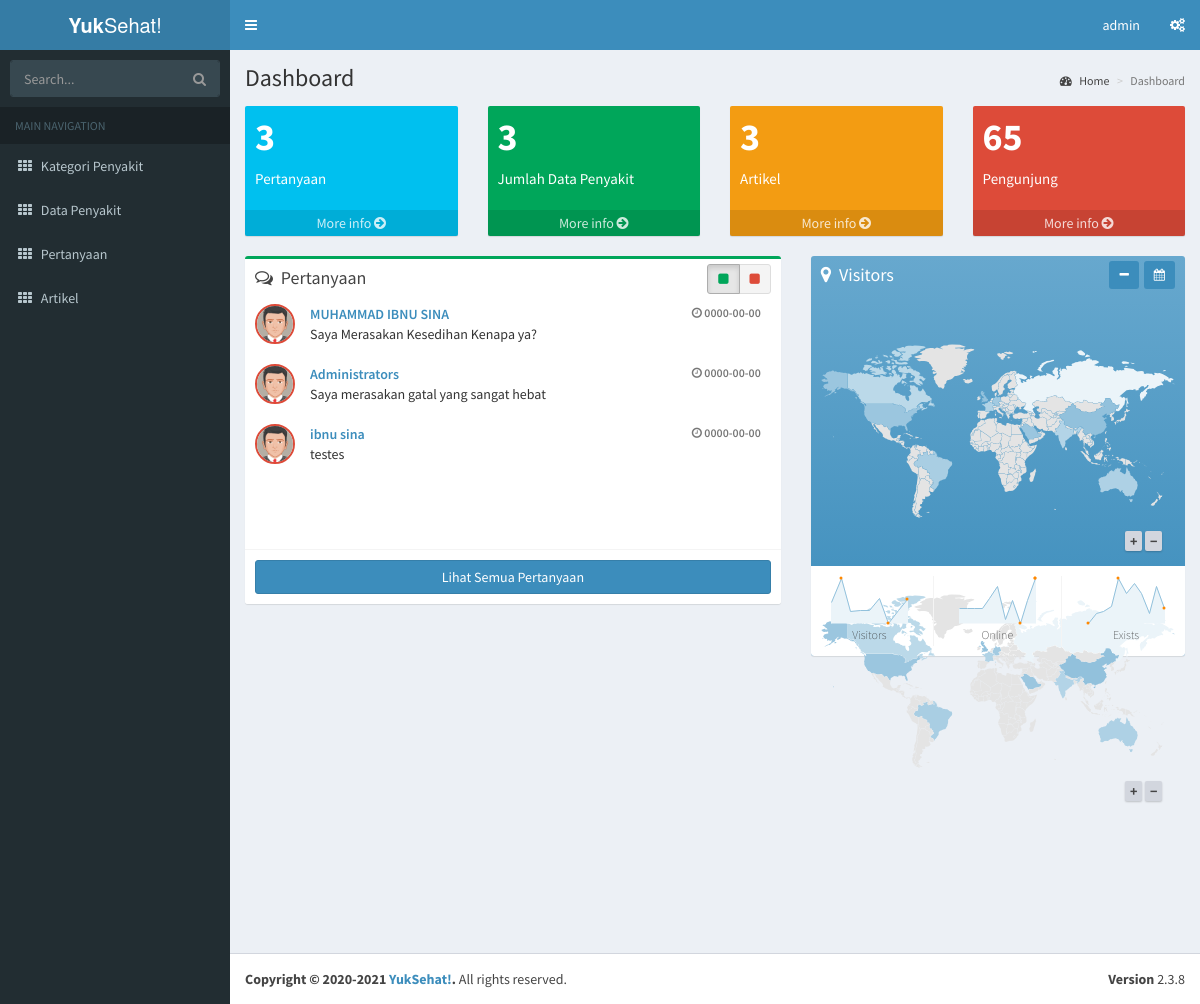
Screenshot of /cms/home/index.php (signed in) with the database file from the repository.
### tables this page shows
CREATE TABLE `pertanyaan` (
  `id` int(11) NOT NULL,
  `nama` varchar(255) NOT NULL,
  `usia` varchar(20) NOT NULL,
  `email` varchar(255) NOT NULL,
  `pertanyaan` varchar(255) NOT NULL,
  `tgl` date NOT NULL
);

### cms/home/index.php (the view, shortened to what this page needs)
<?php
    include '../template/header.php';
?>
  <div class="content-wrapper">
    <section class="content-header">
      <h1>
        Dashboard
      </h1>
      <ol class="breadcrumb">
        <li><a href="#"><i class="fa fa-dashboard"></i> Home</a></li>
        <li class="active">Dashboard</li>
      </ol>
    </section>
    <section class="content">
      <?php
        $count_penyakit = mysqli_fetch_assoc(mysqli_query($koneksi, "select count(*) as jml from penyakit"));
        $count_artikel = mysqli_fetch_assoc(mysqli_query($koneksi, "select count(*) as jml from artikel"));
        $count_pertanyaan = mysqli_fetch_assoc(mysqli_query($koneksi, "select count(*) as jml from pertanyaan"));
      ?>
      <div class="row">
        <div class="col-lg-3 col-xs-6">
          <div class="small-box bg-aqua">
            <div class="inner">
              <h3><?=$count_pertanyaan['jml'] ?></h3>
              <p>Pertanyaan</p>
            </div>
            <a href="#" class="small-box-footer">More info <i class="fa fa-arrow-circle-right"></i></a>
          </div>
        </div>
        <div class="col-lg-3 col-xs-6">
          <div class="small-box bg-green">
            <div class="inner">
              <h3><?=$count_penyakit['jml'] ?></h3>
              <p>Jumlah Data Penyakit</p>
            </div>
            <a href="#" class="small-box-footer">More info <i class="fa fa-arrow-circle-right"></i></a>
          </div>
        </div>
        <div class="col-lg-3 col-xs-6">
          <div class="small-box bg-yellow">
            <div class="inner">
              <h3><?=$count_artikel['jml'] ?></h3>
              <p>Artikel</p>
            </div>
            <a href="#" class="small-box-footer">More info <i class="fa fa-arrow-circle-right"></i></a>
          </div>
        </div>
        <div class="col-lg-3 col-xs-6">
          <div class="small-box bg-red">
            <div class="inner">
              <h3>65</h3>
              <p>Pengunjung</p>
            </div>
            <a href="#" class="small-box-footer">More info <i class="fa fa-arrow-circle-right"></i></a>
          </div>
        </div>
      </div>
      <div class="row">
        <section class="col-lg-7 connectedSortable">
          <div class="box box-success">
            <div class="box-header">
              <i class="fa fa-comments-o"></i>
              <h3 class="box-title">Pertanyaan</h3>
              <div class="box-tools pull-right" data-toggle="tooltip" title="Status">
                <div class="btn-group" data-toggle="btn-toggle">
                  <button type="button" class="btn btn-default btn-sm active"><i class="fa fa-square text-green"></i>
                  </button>
                  <button type="button" class="btn btn-default btn-sm"><i class="fa fa-square text-red"></i></button>
                </div>
              </div>
            </div>
            <div class="box-body chat" id="chat-box">
              <?php
                $sql = mysqli_query($koneksi, "select * from pertanyaan");
                while($data = mysqli_fetch_array($sql)){
              ?>
              <div class="item">
                <img src="avatar5.png" alt="" class="offline">
                <p class="message">
                  <a href="#" class="name">
                    <small class="text-muted pull-right"><i class="fa fa-clock-o"></i> <?=$data['tgl'] ?></small>
                    <?=$data['nama'] ?>
                  </a>
                  <?=$data['pertanyaan'] ?>
                </p>
              </div>
              <?php } ?>
            </div>
            <div class="box-footer">
            <button class="btn btn-block btn-primary">Lihat Semua Pertanyaan</button>
            </div>
          </div>
        </section>
        <section class="col-lg-5 connectedSortable">
          <div class="box box-solid bg-light-blue-gradient">
            <div class="box-header">
              <div class="pull-right box-tools">
                <button type="button" class="btn btn-primary btn-sm daterange pull-right" data-toggle="tooltip" title="Date range">
                  <i class="fa fa-calendar"></i></button>
                <button type="button" class="btn btn-primary btn-sm pull-right" data-widget="collapse" data-toggle="tooltip" title="Collapse" style="margin-right: 5px;">
                  <i class="fa fa-minus"></i></button>
              </div>
              <i class="fa fa-map-marker"></i>
              <h3 class="box-title">
                Visitors
              </h3>
            </div>
            <div class="box-body">
              <div id="world-map" style="height: 250px; width: 100%;"></div>
            </div>
            <div class="box-footer no-border">
              <div class="row">
                <div class="col-xs-4 text-center" style="border-right: 1px solid #f4f4f4">
                  <div id="sparkline-1"></div>
                  <div class="knob-label">Visitors</div>
                </div>
                <div class="col-xs-4 text-center" style="border-right: 1px solid #f4f4f4">
                  <div id="sparkline-2"></div>
                  <div class="knob-label">Online</div>
                </div>
                <div class="col-xs-4 text-center">
                  <div id="sparkline-3"></div>
                  <div class="knob-label">Exists</div>
                </div>
              </div>
            </div>
          </div>
        </section>
      </div>
    </section>
  </div>
<?php
    include '../template/footer.php';
?>

### rows the page displays
pertanyaan: tgl "0000-00-00", nama "MUHAMMAD IBNU SINA", pertanyaan "Saya Merasakan Kesedihan Kenapa ya?"
pertanyaan: tgl "0000-00-00", nama "Administrators", pertanyaan "Saya merasakan gatal yang sangat hebat"
pertanyaan: tgl "0000-00-00", nama "ibnu sina", pertanyaan "testes"

### other values shown
$_SESSION['username'] "admin"
$count_pertanyaan['jml'] "3"
$count_penyakit['jml'] "3"
$count_artikel['jml'] "3"
